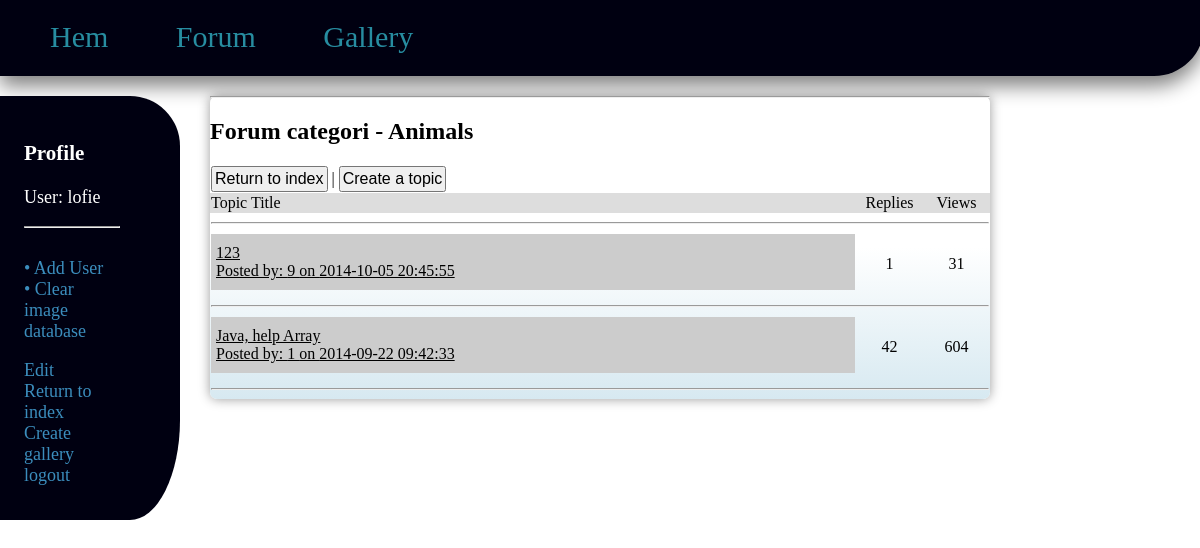
Screenshot of /view_cat.php?cid=3 (signed in) with the database file from the repository.
### tables this page shows
CREATE TABLE IF NOT EXISTS `users` (
  `id` int(11) NOT NULL AUTO_INCREMENT,
  `username` varchar(255) NOT NULL,
  `password` varchar(255) NOT NULL,
  `email` varchar(255) DEFAULT NULL,
  `forum_notify` enum('0','1') NOT NULL DEFAULT '1',
  `Registered` date DEFAULT NULL,
  `avatar` varchar(255) NOT NULL,
  `admin` tinyint(1) NOT NULL DEFAULT '0',
  PRIMARY KEY (`id`)
);

CREATE TABLE IF NOT EXISTS `categories` (
  `id` tinyint(4) NOT NULL AUTO_INCREMENT,
  `category_title` varchar(255) NOT NULL,
  `category_description` varchar(255) NOT NULL,
  `last_post_date` date DEFAULT NULL,
  `last_user_posted` int(11) DEFAULT NULL,
  PRIMARY KEY (`id`)
);

CREATE TABLE IF NOT EXISTS `topic` (
  `id` int(11) NOT NULL AUTO_INCREMENT,
  `category_id` tinyint(4) NOT NULL,
  `topic_title` varchar(150) NOT NULL,
  `topic_creator` int(11) NOT NULL,
  `topic_last_user` int(11) DEFAULT NULL,
  `topic_date` datetime NOT NULL,
  `topic_replay_date` datetime NOT NULL,
  `topic_views` int(11) NOT NULL DEFAULT '0',
  `topic_content` text NOT NULL,
  PRIMARY KEY (`id`)
);

### view_cat.php (the view, shortened to what this page needs)
<?php
include('header.php');
include('config.php');
echo displayUserInfo();
?>
<div id="forum_wrapper">
<hr/>
	<div id="content">
	<?php
		$cid = $_GET['cid'];
		if(isset($_SESSION['uid'])){
			$logged = " | <a href='create_topic.php?cid={$cid}'><button> Create a topic </button></a>";
		}
		else{
			$logged = " | Please login";
		}
	$sql = "SELECT * FROM categories WHERE id='".$cid."'LIMIT 1";
	$res = mysql_query($sql) or die(mysql_error());
	while($row = mysql_fetch_assoc($res)){
		echo "<h2> Forum categori - " . $row['category_title'] . "</h2>";
	}
	if(mysql_num_rows($res) == 1){
		$sql2 = "SELECT * FROM topic WHERE category_id='".$cid."' ORDER BY topic_replay_date DESC";
		$res2 = mysql_query($sql2) or die(mysql_error());
		if(mysql_num_rows($res2) > 0){
			$topics  = "<table width='100%' style='border-collapse:collapse;'>";
			$topics .= "<tr><td colspan='3'><a href='index.php'><button> Return to index</button></a>".$logged."<br/></td></tr>";
			$topics .= "<tr style='background-color:#dddddd;'><td>Topic Title </td><td width='65' align='center'> Replies </td><td width='65' align='center'>Views</td></tr>";
			$topics .= "<tr><td colspan='3'><hr/></td></tr>";
			while($row = mysql_fetch_assoc($res2)){
				$tid = $row['id'];
				$title = $row['topic_title'];
				$views = $row['topic_views'];
				$date = $row['topic_date'];
				$creator = $row['topic_creator'];
				$maxsql = "SELECT COUNT(*) as Count FROM posts WHERE topic_id LIKE '$tid';";
				$maxres = mysql_query($maxsql) or die(mysql_error());
				while($maxrow = mysql_fetch_assoc($maxres))
				{
					$max=$maxrow['Count'] -1;
				}
				$topics .= "
					<td > <a class='cat_threads'href='view_topic.php?cid=".$cid."&tid=".$tid."&page=0'>".$title."<br/> <span class='post_info'> Posted by: ". $creator." on ".$date."</span></a></td>";
				$topics .= "<td align='center'>$max</td><td align='center'>".$views."</td>";
				$topics .= "<tr> <td colspan='3'><hr/></td></tr>";
			}
			$topics .= "</table>";
		}
		else
		{
			echo "<a href='index.php'> Return to index </a><br/>";
			echo "<p> You are trying to watch a posts that does not exists".$logged."</p>";
		}
	}
	else
	{
		echo "<a href='index.php'> Return to index </a><br/>";
		echo "<p> You are trying to watch a cat that does not exists</p>";
	}
	if(isset($topics)){
		echo $topics;
	}
	?>
	</div>
</div>

### config.php (shortened to what this page needs)
<?php
function displayUserInfo(){
	if(!isset($_SESSION['uid']))
	{
		return "<div class='leftBarUser'><form action='parse/login_parse.php' method='post'>
		<label>Username<br/> <input type='text' name='username' /> </label>&nbsp;<br/>
		<label>Password<br/> <input type='password' name='password' /></label><br/>
		<input type='submit' name='submit' value='log in'></form><a href='index.php'> Return to index</a></div>";
	}
	else
	{
		$HTML = "<div class='leftBarUser'><h3>Profile</h3><p> User: " . $_SESSION['username'] . "<hr/><br/>";
		$sql = "SELECT admin FROM users WHERE username = '".$_SESSION['username'] ."' LIMIT 1";
		$res = mysql_query($sql) or die(mysql_error());
		if(mysql_num_rows($res) > 0)
		{
			while($row = mysql_fetch_assoc($res))
			{
				if($row['admin'] == 1)
				{
					$HTML .= "&bull;<a href='addUser.php'> Add User </a><br/>";
					$HTML .= "&bull;<a href='parse/clear_db_parse.php'> Clear image database </a></p>";
				}
			}
		}
		$HTML .= "<a href='userEdit.php'>Edit</a><br/> ";
	}
	return $HTML .= "<a href='index.php'> Return to index</a><br/>
	<a href='addGallery.php'>Create gallery</a><br/>
	<a href='parse/logout_parse.php'>logout</a></div>";
}
?>

### style/style.css (style rules this page uses)
html,body { margin:0; padding:0; }
.leftBarUser { font-size:18px; color:#3B8DBD; float:left; width:8%; padding: 2% 5% 0% 2%; background:#001; max-height:100%; min-height:400px; border-bottom-right-radius: 50px 100px; border-top-right-radius: 50px 50px; }
.leftBarUser p, h3 { color:white; }
.leftBarUser a { color:#3B8DBD; text-decoration:none; }
#forum_wrapper { width:65%; margin-left:auto; margin-right:auto; -webkit-box-shadow: 0px 0px 12px rgba(0, 0, 0, 0.4); -moz-box-shadow: 0px 1px 6px rgba(23, 69, 88, .5); -webkit-border-radius: 12px; -moz-border-radius: 7px; border-radius: 7px; background: -webkit-gradient(linear, left top, left bottom, color-stop(10%, white), color-stop(50%, white), color-stop(100%, #D7E9F1)); background: -moz-linear-gradient(top, white 0%, white 55%, #D5E4F3 130%); }
.cat_threads { display:block; padding: 5px; padding-top: 10px; padding-bottom:10px; margin-bottom:5px; background-color:#cccccc; color:#000000; }
button { padding:2px; font-size:16px; }

### view_cat.php (style rules this page uses)
a { color:0000ff; }

### rows the page displays
users: admin "Add User"
categories: category_title "Animals"
topic: topic_title "123", topic_creator "9", topic_date "2014-10-05 20:45:55", max "1", topic_views "31"
topic: topic_title "Java, help Array", topic_creator "1", topic_date "2014-09-22 09:42:33", max "42", topic_views "604"

### other values shown
$_SESSION['username'] "lofie"
